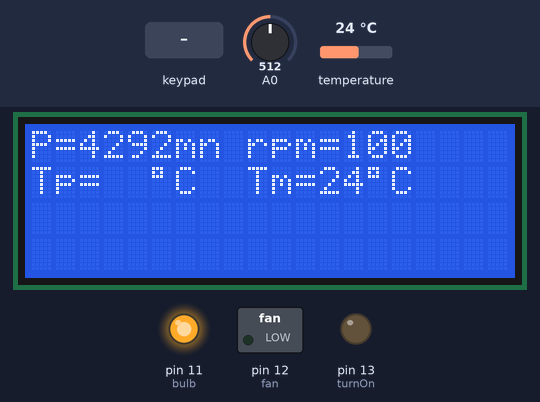
A sketch run on a simulated Arduino Uno, built with avr-gcc and run on an emulated ATmega328P. Shown: 20×4 character LCD, switched loads named in the sketch (green lamp = pin HIGH), output pins drawn as LEDs (lit = HIGH). Inputs (shaded band) come from the test bench; at power-on: A0 = 512, temperature 24 °C. EEPROM starts erased; what the sketch prints to the serial monitor is not drawn.

Above: at 7.3 s.
7.4 s: key 'A' pressed
At 8.4 s:
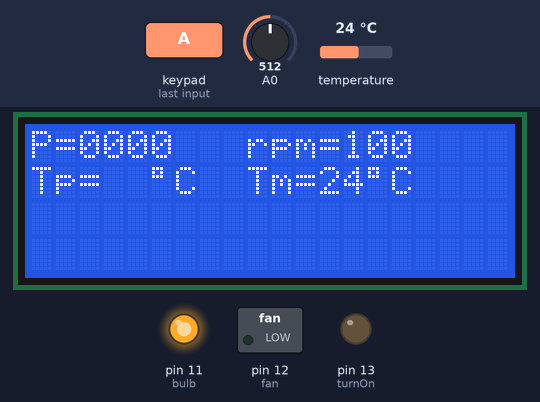
9.3 s: keypad keys 9 8 7 6 # pressed 0.832 s apart
At 14.2 s:
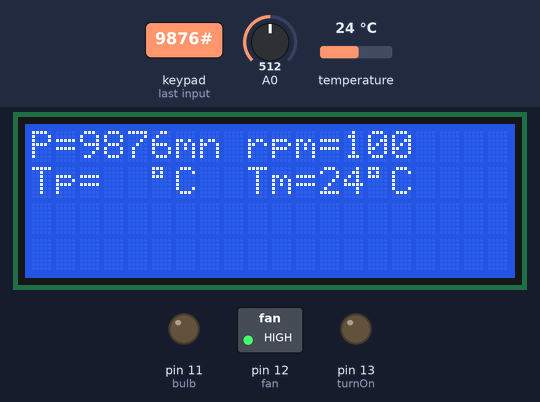
14.9 s: key 'B' pressed
At 15.7 s:
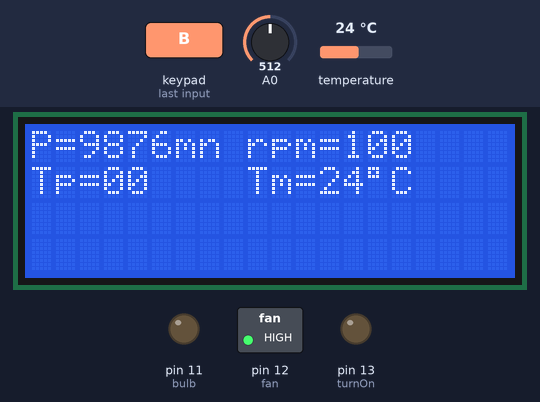
16.5 s: keypad keys 0 0 0 # pressed 0.832 s apart
At 21.0 s:
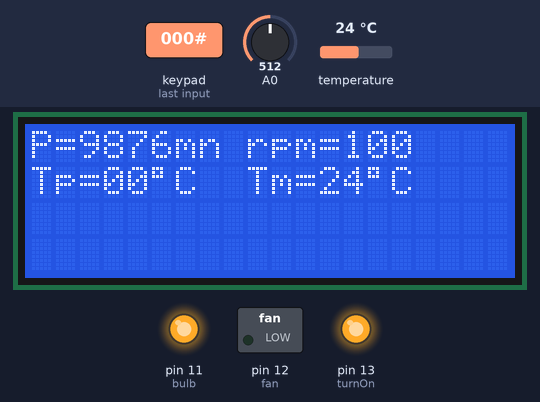
21.6 s: keypad keys 0 0 0 A pressed 0.832 s apart
At 27.5 s:
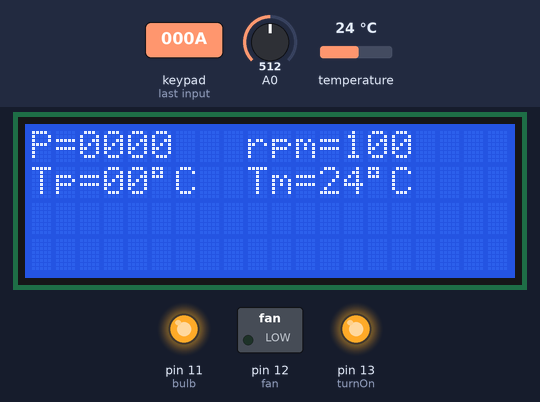
Timing chart, 0 to 29.0 s (numbered marks = the images above; inputs shaded):
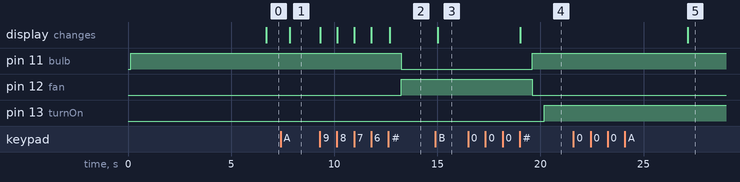

Measured:
- after the input at 7.4 s, the display: changes after 0.43 s (image 1)
- after the input at 9.3 s, pin 11 (bulb): HIGH → LOW after 4.0 s; pin 12 (fan): LOW → HIGH after 4.0 s; the display: first changes at once (image 2 shows a later state)
- after the input at 14.9 s, the display: changes after 0.12 s (image 3)
- after the input at 16.5 s, pin 11 (bulb): LOW → HIGH after 3.1 s; pin 12 (fan): HIGH → LOW after 3.1 s; pin 13 (turnOn): LOW → HIGH after 3.7 s; the display: changes after 2.5 s (image 4)
- after the input at 21.6 s, the display: changes after 5.6 s (image 5)

The sketch:

Shaking_Incubator_Program_arduino_uno.ino
```cpp
#include <Wire.h>
#include <LiquidCrystal_I2C.h>
#include <Keypad.h>
#include<EEPROM.h>
#include <OneWire.h>
#define turnOn 13
#define fan 12
#define bulb 11
OneWire  ds(10);  // on pin 10 (a 4.7K resistor is necessary)
const byte ROWS = 4; //four rows
const byte COLS = 4; //three columns
char keys[ROWS][COLS] = {
  {'1', '2', '3', 'A'},
  {'4', '5', '6', 'B'},
  {'7', '8', '9', 'C'},
  {'*', '0', '#', 'D'}
};
LiquidCrystal_I2C lcd(0x27, 20, 4); // set the LCD address to 0x27 for a 16 chars and 2 line display
byte rowPins[ROWS] = {9, 8, 7, 6}; //connect to the row pinouts of the keypad
byte colPins[COLS] = {5, 4, 3, 2};
Keypad keypad = Keypad( makeKeymap(keys), rowPins, colPins, ROWS, COLS );
int T_max = 1440;
int T = 1204;

char c_time[5] = {'.', '.', '.', '.', '\0'};
char ac_time[5] = {'.', '.', '.', '.', '\0'};
char c_temp[3] = {'.', '.', '\0'};
char ac_temp[3] = {'.', '.', '\0'};
long temps_restant = 0;
long temps_prog = 0;
float Tmin = 20;
float Tmax = 80;
long temps_ecoule = 0;
long atemps_restant = 0;
long t_1 = 0;
long prev = 0;
long prev_pre = 0;
int sensorValue = 0;
long temps_prog_eeprom = 0;
long temps_ecoule_eeprom = 0;
int s = 0;
int Tp = 0;
int aTp = 0;
int Tm = 0;
int cc = 0;
int asser = 0;
int enc = 0;
int jeu = 0;
float rpm = 0.0;
float dd=0;
void setup() {
  Serial.begin(9600);
  //EEPROM.write(0,
  // put your setup code here, to run once:
  temps_prog_eeprom = Read_eeprom(0);
  temps_ecoule_eeprom = Read_eeprom(1);
  Tp = read_eeprom_temp();
  temps_prog = temps_prog_eeprom;
  Serial.print("prog=");
  Serial.print(temps_prog_eeprom);
  Serial.print("   ecoul=");
  Serial.println(temps_ecoule_eeprom);
  //temps_ecoule=temps_ecoule*60000;
  temps_restant = temps_prog - temps_ecoule_eeprom;
  lcd.init();
  lcd.init();
  lcd.backlight();
  lcd.setCursor(0, 0);
  lcd.print("P=");
  lcd.setCursor(2, 0);
  lcd.print(c_time);
  lcd.setCursor(6, 0);
  lcd.print("mn");
  pinMode(turnOn, OUTPUT);
  pinMode(fan, OUTPUT);
  pinMode(bulb, OUTPUT);
  start_shake(0);
  start_fan_bulb(0);
  Serial.print(60 * (float)1000000 / (float)(400 * map(analogRead(A0), 550, 1023, 600, 2000)));
  delay(6000);
}

void loop() {
  //temps_restant=temps_prog;
  Tm = Calcul_temp_celsius_M();
  affiche_temp_mes(Tm);
  prev = millis();

  long p_eeprom = millis();
  if (temps_restant > 0)
  {
    int cx = (((float)temps_ecoule_eeprom) / ((float)temps_prog_eeprom)) * 100;
    sensorValue = analogRead(A0);
    sensorValue = sensorValue - sensorValue % 60;
    rpm = N(sensorValue);
    affiche_rpm(rpm);
    if (jeu < 1)
    {
      Serial.write('*');
      jeu = jeu + 1;
    }
    if (Tm >= Tp)
    {
      start_fan_bulb(0);
      asser = 1;
    }
    else
    {
      start_fan_bulb(1);
      // Serial.write('*');
    }
  }

  //Tp=read_eeprom_temp();
  while (temps_restant > 0 && asser != 0)
  {
    asser = 1;
    s = 1;
    int mis_a_jour_led = 0;
    if (millis() - p_eeprom > 60000)
    {
      temps_prog_eeprom = temps_prog;
      temps_ecoule_eeprom = temps_ecoule_eeprom + millis() - p_eeprom;
      Save_eeprom(0, temps_prog_eeprom);
      Save_eeprom(1, temps_ecoule_eeprom);
      save_eeprom_temp(Tp);
      p_eeprom = millis();
      mis_a_jour_led = 1;
      // Serial.println(temps_ecoule_eeprom);
    }
    Tm = Calcul_temp_celsius_M();
    affiche_temp_mes(Tm);
    affiche_temp_prog(Tp);
    temps_ecoule = millis() - prev;
    temps_restant = temps_prog_eeprom - (temps_ecoule_eeprom);
    affiche(temps_prog / 60000);
    sensorValue = analogRead(A0);
    sensorValue = sensorValue - sensorValue % 60;
    rpm = N(sensorValue);
    affiche_rpm(rpm);
    cc = (((float)temps_ecoule_eeprom) / ((float)temps_prog_eeprom)) * 100;

    if (cc < 20)
    {
      Serial.write('0');
    }
    else if (cc < 40)
    {
      Serial.write('1');
    }
    else if (cc < 60)
    {
      Serial.write('2');
    }
    else if (cc < 80)
    {
      Serial.write('3');
    }
    else if (cc < 100)
    {
      Serial.write('4');
    }
    else if (cc < 120)
    {
      Serial.write('5');
    }

    start_shake(1);
    char z = keypad.getKey();
    if (z)
    {
      set_param(z);
    }
    if (Tm >= Tp)
    {
      start_fan_bulb(0);
    }
    else
    {
      start_fan_bulb(1);
    }
  }
  if (s == 1)
  {
    temps_ecoule_eeprom = temps_prog_eeprom;
    Save_eeprom(1, temps_ecoule_eeprom);
    asser = 0;
    start_fan_bulb(0);
    s = 0;
  }

  start_shake(0);
  char z1 = keypad.getKey();
  if (z1)
  {
    set_param(z1);
  }
  affiche(temps_prog / 60000);
  affiche_temp_prog(Tp);
 sensorValue = analogRead(A0);
    sensorValue = sensorValue - sensorValue % 60;
    rpm = N(sensorValue);
    affiche_rpm(rpm);
  // affiche_rpm(60 * (float)1000000 / (float)(400 * map(analogRead(A0), 550, 1023, 600, 2000)));
}

void affiche_temp_mes(int x)
{
  lcd.setCursor(14, 1);
  lcd.write(0xDF);//Symbole du degre en hexadecimal. Correspondant a 223 en decimal
  lcd.setCursor(15, 1);
  lcd.print("C");
  lcd.setCursor(9, 1);
  lcd.print("Tm=");
  lcd.print(x);
}

void affiche_temp_prog(int x)
{
  lcd.setCursor(0, 1);
  lcd.print("Tp=");
  lcd.setCursor(5, 1);
  lcd.write(0xDF);//Symbole du degre en hexadecimal. Correspondant a 223 en decimal
  lcd.setCursor(6, 1);
  lcd.print("C");
  if (x >= 0 && x < 10)
  {
    lcd.setCursor(3, 1);
    lcd.print("0");
    lcd.setCursor(4, 1);
    lcd.print(x);
  }
  else if (x < 100)
  {
    lcd.setCursor(3, 1);
    lcd.print(x);
  }
}
void set_param(char c)
{
  if (c == 'A')
  {
    set_time('A');
  }
  else if (c == 'B')
  {
    set_temp('B');
  }
}
void set_temp(char c)
{

  int k = 0;
  char keye1 = keypad.getKey();
  keye1 = c;
  // put your main code here, to run repeatedly:

  // temps_restant= chiffr_saisi(c_time[0])*1000+chiffr_saisi(c_time[1])*100+chiffr_saisi(c_time[2])*10+chiffr_saisi(c_time[3]);
  // atemps_restant=temps_restant;
  if (keye1) {
    //Serial.println(keye);
    if (keye1 == 'B')
    {
      ac_temp[0] = c_temp[0];
      ac_temp[1] = c_temp[1];
      c_temp[0] = '0';
      c_temp[1] = '0';
      aTp = Tp;
      lcd.setCursor(3, 1);
      lcd.print(c_temp);
      lcd.setCursor(5, 1);
      lcd.print("  ");
      long previous = millis();
      char key1 = '\0';
      do
      {
        key1 = keypad.getKey();
        if (key1)
        {
          //Serial.println(key);
          if (chiffr_saisi(key1) <= 9)
          {
            lcd.setCursor(3, 1);
            if (k == 0)
            {
              previous = millis();
              c_temp[1] = key1;
              k = 1;
              lcd.print(c_temp);
            }
            else if (k == 1)
            {
              c_temp[0] = c_temp[1];
              c_temp[1] = key1;
              k = k + 1;
              lcd.print(c_temp);
              previous = millis();
            }
          }
          if (key1 == 'D')
          {
            c_temp[0] = '0';
            c_temp[1] = '0';
            lcd.setCursor(3, 1);
            lcd.print(c_temp);
            key1 = 0;
            k = 0;
          }
        }

      } while (millis() - previous < 20000 && key1 != '#');
      k = 0;
      if (key1 == '#')
      {
        //Serial.print(chiffr_saisi(key));
        Tp = chiffr_saisi(c_temp[0]) * 10 + chiffr_saisi(c_temp[1]);
        save_eeprom_temp(Tp);
        //affiche_temp_prog(Tp);
        ac_temp[0] = c_temp[0];
        ac_temp[1] = c_temp[1];
        k = 0;
      }
      else
      {
        c_temp[0] = ac_temp[0];
        c_temp[1] = ac_temp[1];
        Tp = aTp;
        affiche_temp_prog(Tp);
        k = 0;
      }
    }
  }
}
void set_time(char c)
{

  int k = 0;
  char keye1 = keypad.getKey();
  keye1 = c;
  // put your main code here, to run repeatedly:

  // temps_restant= chiffr_saisi(c_time[0])*1000+chiffr_saisi(c_time[1])*100+chiffr_saisi(c_time[2])*10+chiffr_saisi(c_time[3]);
  // atemps_restant=temps_restant;
  if (keye1) {
    //Serial.println(keye);
    if (keye1 == 'A')
    {
      ac_time[0] = c_time[0];
      ac_time[1] = c_time[1];
      ac_time[2] = c_time[2];
      ac_time[3] = c_time[3];
      c_time[0] = '0';
      c_time[1] = '0';
      c_time[2] = '0';
      c_time[3] = '0';
      atemps_restant = 60000 * (chiffr_saisi(ac_time[0]) * 1000 + chiffr_saisi(ac_time[1]) * 100 + chiffr_saisi(ac_time[2]) * 10 + chiffr_saisi(ac_time[3]));
      lcd.setCursor(2, 0);
      lcd.print(c_time);
      lcd.setCursor(6, 0);
      lcd.print("  ");
      long previous = millis();
      char key1 = '\0';
      do
      {
        key1 = keypad.getKey();
        if (key1)
        {
          //Serial.println(key);
          if (chiffr_saisi(key1) <= 9)
          {
            lcd.setCursor(2, 0);
            if (k == 0)
            {
              previous = millis();
              c_time[3] = key1;
              k = 1;
              lcd.print(c_time);
            }
            else if (k == 1)
            {
              c_time[2] = c_time[3];
              c_time[3] = key1;
              k = k + 1;
              lcd.print(c_time);
              previous = millis();
            }
            else if (k == 2)
            {
              c_time[1] = c_time[2];
              c_time[2] = c_time[3];
              c_time[3] = key1;
              k = 3;
              lcd.print(c_time);
              previous = millis();
            }
            else if (k == 3)
            {
              c_time[0] = c_time[1];
              c_time[1] = c_time[2];
              c_time[2] = c_time[3];
              c_time[3] = key1;
              k = 4;
              lcd.print(c_time);
              previous = millis();
            }
          }
          if (key1 == 'D')
          {
            c_time[0] = '0';
            c_time[1] = '0';
            c_time[2] = '0';
            c_time[3] = '0';
            lcd.setCursor(2, 0);
            lcd.print(c_time);
            key1 = 0;
            k = 0;
          }
        }

      } while (millis() - previous < 20000 && key1 != '#');
      k = 0;
      if (key1 == '#')
      {
        //Serial.print(chiffr_saisi(key));
        temps_prog = 60000 * (chiffr_saisi(c_time[0]) * 1000 + chiffr_saisi(c_time[1]) * 100 + chiffr_saisi(c_time[2]) * 10 + chiffr_saisi(c_time[3]));
        temps_restant = temps_prog;
        temps_ecoule = 0;
        temps_prog_eeprom = temps_prog;
        temps_ecoule_eeprom = temps_ecoule;
        Save_eeprom(0, temps_prog_eeprom);
        Save_eeprom(1, temps_ecoule_eeprom);
        affiche_rpm((((float)temps_ecoule_eeprom) / ((float)temps_prog_eeprom)) * 100);
        ac_time[0] = c_time[0];
        ac_time[1] = c_time[1];
        ac_time[2] = c_time[2];
        ac_time[3] = c_time[3];
        atemps_restant = temps_restant;
        lcd.setCursor(6, 0);
        lcd.print("mn");
        k = 0;
      }
      else
      {
        c_time[0] = ac_time[0];
        c_time[1] = ac_time[1];
        c_time[2] = ac_time[2];
        c_time[3] = ac_time[3];
        k = 0;
      }
    }
  }
}
void affiche(int Tm)
{
  lcd.setCursor(6, 0);
  lcd.print("mn");
  if (Tm >= 0 && Tm < 10)
  {
    lcd.setCursor(2, 0);
    lcd.print("000");
    lcd.setCursor(5, 0);
    lcd.print(Tm);
  }
  else if (Tm < 100)
  {
    lcd.setCursor(2, 0);
    lcd.print("00");
    lcd.setCursor(4, 0);
    lcd.print(Tm);
  }
  else if (Tm < 1000)
  {
    lcd.setCursor(2, 0);
    lcd.print("0");
    lcd.setCursor(3, 0);
    lcd.print(Tm);
  }
  else if (Tm < 10000)
  {
    lcd.setCursor(2, 0);
    lcd.print(Tm);
  }
}
int chiffr_saisi (char c)
{
  if (c == '0')
  {
    return 0;
  }
  else if (c == '1') return 1;
  else if (c == '2') return 2;
  else if (c == '3') return 3;
  else if (c == '4') return 4;
  else if (c == '5') return 5;
  else if (c == '6') return 6;
  else if (c == '7') return 7;
  else if (c == '8') return 8;
  else if (c == '9') return 9;
  else return 10;


}
float Calcul_temp_celsius()
{
  byte i;
  byte present = 0;
  byte type_s;
  byte data[12];
  byte addr[8];
  float celsius, fahrenheit;

  while ( !ds.search(addr)) {
    //Serial.println("No more addresses.");
    //Serial.println();
    ds.reset_search();
    delay(250);
    //return;
  }

  //Serial.print("ROM =");
  for ( i = 0; i < 8; i++) {
    //Serial.write(' ');
    //Serial.print(addr[i], HEX);
  }

  while (OneWire::crc8(addr, 7) != addr[7]) {
    //Serial.println("CRC is not valid!");
    //return;
  }
  //Serial.println();

  // the first ROM byte indicates which chip
  switch (addr[0]) {
    case 0x10:
      //Serial.println("  Chip = DS18S20");  // or old DS1820
      type_s = 1;
      break;
    case 0x28:
      //Serial.println("  Chip = DS18B20");
      type_s = 0;
      break;
    case 0x22:
      //Serial.println("  Chip = DS1822");
      type_s = 0;
      break;
      /*default:
        //Serial.println("Device is not a DS18x20 family device.");
        return;*/
  }

  ds.reset();
  ds.select(addr);
  ds.write(0x44, 1);        // start conversion, with parasite power on at the end

  delay(1000);     // maybe 750ms is enough, maybe not
  // we might do a ds.depower() here, but the reset will take care of it.

  present = ds.reset();
  ds.select(addr);
  ds.write(0xBE);         // Read Scratchpad

  //Serial.print("  Data = ");
  //Serial.print(present, HEX);
  //Serial.print(" ");
  for ( i = 0; i < 9; i++) {           // we need 9 bytes
    data[i] = ds.read();
    //Serial.print(data[i], HEX);
    //Serial.print(" ");
  }
  /*Serial.print(" CRC=");
    Serial.print(OneWire::crc8(data, 8), HEX);
    Serial.println();*/

  // Convert the data to actual temperature
  // because the result is a 16 bit signed integer, it should
  // be stored to an "int16_t" type, which is always 16 bits
  // even when compiled on a 32 bit processor.
  int16_t raw = (data[1] << 8) | data[0];
  if (type_s) {
    raw = raw << 3; // 9 bit resolution default
    if (data[7] == 0x10) {
      // "count remain" gives full 12 bit resolution
      raw = (raw & 0xFFF0) + 12 - data[6];
    }
  } else {
    byte cfg = (data[4] & 0x60);
    // at lower res, the low bits are undefined, so let's zero them
    if (cfg == 0x00) raw = raw & ~7;  // 9 bit resolution, 93.75 ms
    else if (cfg == 0x20) raw = raw & ~3; // 10 bit res, 187.5 ms
    else if (cfg == 0x40) raw = raw & ~1; // 11 bit res, 375 ms
    //// default is 12 bit resolution, 750 ms conversion time
  }
  celsius = (float)raw / 16.0;
  fahrenheit = celsius * 1.8 + 32.0;
  return celsius;
}
float Calcul_temp_celsius_M()
{
  byte i;
  byte present = 0;
  byte type_s;
  byte data[12];
  byte addr[8];
  float celsius, fahrenheit;

  while ( !ds.search(addr)) {
    //Serial.println("No more addresses.");
    //Serial.println();
    ds.reset_search();
    delay(10);


    //return;
  }

  //Serial.print("ROM =");
  for ( i = 0; i < 8; i++) {
    //Serial.write(' ');
    //Serial.print(addr[i], HEX);
  }

  while (OneWire::crc8(addr, 7) != addr[7]) {
    //Serial.println("CRC is not valid!");
    //return;
  }
  //Serial.println();

  // the first ROM byte indicates which chip
  switch (addr[0]) {
    case 0x10:
      //Serial.println("  Chip = DS18S20");  // or old DS1820
      type_s = 1;
      break;
    case 0x28:
      //Serial.println("  Chip = DS18B20");
      type_s = 0;
      break;
    case 0x22:
      //Serial.println("  Chip = DS1822");
      type_s = 0;
      break;
      /*default:
        //Serial.println("Device is not a DS18x20 family device.");
        return;*/
  }

  ds.reset();
  ds.select(addr);
  ds.write(0x44, 1);        // start conversion, with parasite power on at the end

  delay(500);     // maybe 750ms is enough, maybe not


  // we might do a ds.depower() here, but the reset will take care of it.

  present = ds.reset();
  ds.select(addr);
  ds.write(0xBE);         // Read Scratchpad

  //Serial.print("  Data = ");
  //Serial.print(present, HEX);
  //Serial.print(" ");
  for ( i = 0; i < 9; i++) {           // we need 9 bytes
    data[i] = ds.read();
    //Serial.print(data[i], HEX);
    //Serial.print(" ");
  }
  /*Serial.print(" CRC=");
    Serial.print(OneWire::crc8(data, 8), HEX);
    Serial.println();*/

  // Convert the data to actual temperature
  // because the result is a 16 bit signed integer, it should
  // be stored to an "int16_t" type, which is always 16 bits
  // even when compiled on a 32 bit processor.
  int16_t raw = (data[1] << 8) | data[0];
  if (type_s) {
    raw = raw << 3; // 9 bit resolution default
    if (data[7] == 0x10) {
      // "count remain" gives full 12 bit resolution
      raw = (raw & 0xFFF0) + 12 - data[6];
    }
  } else {
    byte cfg = (data[4] & 0x60);
    // at lower res, the low bits are undefined, so let's zero them
    if (cfg == 0x00) raw = raw & ~7;  // 9 bit resolution, 93.75 ms
    else if (cfg == 0x20) raw = raw & ~3; // 10 bit res, 187.5 ms
    else if (cfg == 0x40) raw = raw & ~1; // 11 bit res, 375 ms
    //// default is 12 bit resolution, 750 ms conversion time
  }
  celsius = (float)raw / 16.0;
  fahrenheit = celsius * 1.8 + 32.0;
  return celsius;
}
void affiche_rpm(int p)
{
  //int xcv=(float)(560/160)*analogRead(A0);
  lcd.setCursor(9, 0);
  lcd.print("rpm=");
  if (p >= 0 && p < 10)
  {
    lcd.setCursor(13, 0);
    lcd.print("00");
    lcd.setCursor(15, 0);
    lcd.print(p);
  }
  else if (p < 100)
  {
    lcd.setCursor(13, 0);
    lcd.print("0");
    lcd.setCursor(14, 0);
    lcd.print(p);
  }
  else if (p < 1000)
  {
    lcd.setCursor(13, 0);
    lcd.print(p);
  }
}
void Save_eeprom(int a, long temps)
{
  int temps_tab[4] = {0};
  int j = 0;
  temps_tab[3] = temps % 100;
  temps_tab[2] = ((temps - temps_tab[3]) / 100) % 100;
  temps_tab[1] = ((temps - temps_tab[3] - (temps_tab[2] * 100)) / 10000) % 100;
  temps_tab[0] = ((temps - temps_tab[3] - (temps_tab[2] * 100) - (temps_tab[1] * 10000)) / 1000000) % 100;

  for (int i = 4 * a; i < (4 + 4 * a); i++)
  {
    EEPROM.write(i, temps_tab[j]);
    j = j + 1;
  }
  /*EEPROM.write(0,temps_tab[0]);
    EEPROM.write(1,temps_tab[1]);
    EEPROM.write(2,temps_tab[2]);
    EEPROM.write(3,temps_tab[3]);*/

}
long Read_eeprom(int a)
{
  long temps_tab[4] = {0};
  long temps = 0;
  int j = 0;
  for (int i = 4 * a; i < 4 * (a + 1); i++)
  {
    temps_tab[j] = EEPROM.read(i);
    j = j + 1;
  }/*
  temps_tab[0]=EEPROM.read(0);
  temps_tab[1]=EEPROM.read(1);
  temps_tab[2]=EEPROM.read(2);
  temps_tab[3]=EEPROM.read(3);*/
  temps = (temps_tab[0] * 1000000) + (temps_tab[1] * 10000) + (temps_tab[2] * 100) + temps_tab[3];
  return temps;
}
int read_eeprom_temp()
{
  int temp = EEPROM.read(8);
  return temp;
}
void save_eeprom_temp(int temp)
{
  EEPROM.write(8, temp);
}

void start_shake(int i)//demarrage quand i=1
{
  if (i == 0)
  {
    digitalWrite(turnOn, LOW);
  }
  else
  {
    digitalWrite(turnOn, HIGH);
  }
}
void start_fan_bulb(int i)//demarrage quand i=1;
{
  if (i == 0)
  {
    digitalWrite(fan, LOW);
    digitalWrite(bulb, HIGH);
  }
  else
  {
    digitalWrite(fan, HIGH);
    digitalWrite(bulb, LOW);
  }
}
float N(int sensor)
{
  if (sensor == 420) return 80;
  if (sensor == 480) return 100;
  if (sensor == 540) return 120;
  if (sensor == 600) return 140;
  if (sensor == 660) return 160;
  if (sensor == 720) return 180;
  if (sensor == 780) return 200;
  if (sensor == 840) return 220;
  if (sensor == 900) return 240;
  if (sensor == 960) return 260;
}
```
